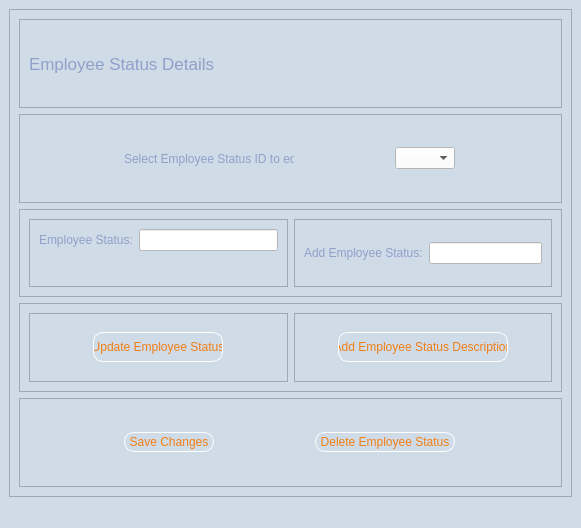
<?xml version="1.0" encoding="UTF-8"?>
<ui version="4.0">
 <class>EmployeeStatusDetails</class>
 <widget class="QMainWindow" name="EmployeeStatusDetails">
  <property name="geometry">
   <rect>
    <x>0</x>
    <y>0</y>
    <width>581</width>
    <height>528</height>
   </rect>
  </property>
  <property name="windowTitle">
   <string>Employee Status Details</string>
  </property>
  <property name="styleSheet">
   <string notr="true">background-color:#D0DBE8</string>
  </property>
  <widget class="QWidget" name="centralwidget">
   <layout class="QVBoxLayout" name="verticalLayout">
    <item>
     <widget class="QScrollArea" name="scrollArea">
      <property name="styleSheet">
       <string notr="true">QLineEdit{background-color:white;}


QLabel{color: #8FA0C9;}

QComboBox{background-color:white;}

QPushButton{border:1px solid white; border-radius:10px;}

</string>
      </property>
      <property name="widgetResizable">
       <bool>true</bool>
      </property>
      <widget class="QWidget" name="scrollAreaWidgetContents">
       <property name="geometry">
        <rect>
         <x>0</x>
         <y>0</y>
         <width>561</width>
         <height>467</height>
        </rect>
       </property>
       <layout class="QVBoxLayout" name="verticalLayout_2">
        <item>
         <widget class="QFrame" name="frame">
          <property name="styleSheet">
           <string notr="true">QLabel{color: #8FA0C9;}</string>
          </property>
          <property name="frameShape">
           <enum>QFrame::StyledPanel</enum>
          </property>
          <property name="frameShadow">
           <enum>QFrame::Raised</enum>
          </property>
          <layout class="QHBoxLayout" name="horizontalLayout">
           <item>
            <widget class="QLabel" name="label">
             <property name="font">
              <font>
               <pointsize>13</pointsize>
              </font>
             </property>
             <property name="styleSheet">
              <string notr="true">QLabel{color: #8FA0C9;}</string>
             </property>
             <property name="text">
              <string>Employee Status Details</string>
             </property>
            </widget>
           </item>
           <item>
            <widget class="QLabel" name="label_2">
             <property name="maximumSize">
              <size>
               <width>300</width>
               <height>100</height>
              </size>
             </property>
             <property name="text">
              <string/>
             </property>
             <property name="pixmap">
              <pixmap>../../Downloads/MicrosoftTeams-image.png</pixmap>
             </property>
             <property name="scaledContents">
              <bool>true</bool>
             </property>
            </widget>
           </item>
          </layout>
         </widget>
        </item>
        <item>
         <widget class="QFrame" name="frame_2">
          <property name="styleSheet">
           <string notr="true">QLabel{color: #8FA0C9;}

QComboBox{background-color: white;}
</string>
          </property>
          <property name="frameShape">
           <enum>QFrame::StyledPanel</enum>
          </property>
          <property name="frameShadow">
           <enum>QFrame::Raised</enum>
          </property>
          <layout class="QHBoxLayout" name="horizontalLayout_3">
           <item>
            <widget class="QLabel" name="label_3">
             <property name="maximumSize">
              <size>
               <width>170</width>
               <height>16777215</height>
              </size>
             </property>
             <property name="styleSheet">
              <string notr="true"/>
             </property>
             <property name="text">
              <string>Select Employee Status ID to edit:</string>
             </property>
            </widget>
           </item>
           <item>
            <widget class="QComboBox" name="comboBox_EmployeeStatusID">
             <property name="maximumSize">
              <size>
               <width>60</width>
               <height>16777215</height>
              </size>
             </property>
            </widget>
           </item>
          </layout>
         </widget>
        </item>
        <item>
         <widget class="QFrame" name="frame_3">
          <property name="styleSheet">
           <string notr="true">QLabel{color: #8FA0C9;}

QTextEdit{background-color: white;}
</string>
          </property>
          <property name="frameShape">
           <enum>QFrame::StyledPanel</enum>
          </property>
          <property name="frameShadow">
           <enum>QFrame::Raised</enum>
          </property>
          <layout class="QHBoxLayout" name="horizontalLayout_4">
           <item>
            <widget class="QFrame" name="frame_5">
             <property name="frameShape">
              <enum>QFrame::StyledPanel</enum>
             </property>
             <property name="frameShadow">
              <enum>QFrame::Raised</enum>
             </property>
             <layout class="QFormLayout" name="formLayout">
              <item row="0" column="0">
               <widget class="QLabel" name="label_4">
                <property name="text">
                 <string>Employee Status:</string>
                </property>
               </widget>
              </item>
              <item row="0" column="1">
               <widget class="QLineEdit" name="lineEdit">
                <property name="maxLength">
                 <number>3</number>
                </property>
               </widget>
              </item>
             </layout>
            </widget>
           </item>
           <item>
            <widget class="QFrame" name="frame_6">
             <property name="frameShape">
              <enum>QFrame::StyledPanel</enum>
             </property>
             <property name="frameShadow">
              <enum>QFrame::Raised</enum>
             </property>
             <layout class="QHBoxLayout" name="horizontalLayout_5">
              <item>
               <widget class="QLabel" name="label_5">
                <property name="text">
                 <string>Add Employee Status:</string>
                </property>
               </widget>
              </item>
              <item>
               <widget class="QLineEdit" name="lineEdit_2">
                <property name="maxLength">
                 <number>15</number>
                </property>
               </widget>
              </item>
             </layout>
            </widget>
           </item>
          </layout>
         </widget>
        </item>
        <item>
         <widget class="QFrame" name="frame_7">
          <property name="styleSheet">
           <string notr="true">QPushButton{color:#F27E14;}

QPushButton::hover{border: solid black; background-color:white;}</string>
          </property>
          <property name="frameShape">
           <enum>QFrame::StyledPanel</enum>
          </property>
          <property name="frameShadow">
           <enum>QFrame::Raised</enum>
          </property>
          <layout class="QHBoxLayout" name="horizontalLayout_6">
           <item>
            <widget class="QFrame" name="frame_8">
             <property name="frameShape">
              <enum>QFrame::StyledPanel</enum>
             </property>
             <property name="frameShadow">
              <enum>QFrame::Raised</enum>
             </property>
             <layout class="QHBoxLayout" name="horizontalLayout_7">
              <item>
               <widget class="QPushButton" name="pushButton_3">
                <property name="minimumSize">
                 <size>
                  <width>0</width>
                  <height>30</height>
                 </size>
                </property>
                <property name="maximumSize">
                 <size>
                  <width>130</width>
                  <height>16777215</height>
                 </size>
                </property>
                <property name="text">
                 <string>Update Employee Status</string>
                </property>
               </widget>
              </item>
             </layout>
            </widget>
           </item>
           <item>
            <widget class="QFrame" name="frame_9">
             <property name="frameShape">
              <enum>QFrame::StyledPanel</enum>
             </property>
             <property name="frameShadow">
              <enum>QFrame::Raised</enum>
             </property>
             <layout class="QHBoxLayout" name="horizontalLayout_8">
              <item>
               <widget class="QPushButton" name="pushButton_4">
                <property name="minimumSize">
                 <size>
                  <width>0</width>
                  <height>30</height>
                 </size>
                </property>
                <property name="maximumSize">
                 <size>
                  <width>170</width>
                  <height>16777215</height>
                 </size>
                </property>
                <property name="text">
                 <string>Add Employee Status Description</string>
                </property>
               </widget>
              </item>
             </layout>
            </widget>
           </item>
          </layout>
         </widget>
        </item>
        <item>
         <widget class="QFrame" name="frame_4">
          <property name="styleSheet">
           <string notr="true">QPushButton{color:#F27E14;}

QPushButton::hover{border: solid black; background-color:white;}</string>
          </property>
          <property name="frameShape">
           <enum>QFrame::StyledPanel</enum>
          </property>
          <property name="frameShadow">
           <enum>QFrame::Raised</enum>
          </property>
          <layout class="QHBoxLayout" name="horizontalLayout_2">
           <item>
            <widget class="QPushButton" name="pushButton">
             <property name="minimumSize">
              <size>
               <width>0</width>
               <height>20</height>
              </size>
             </property>
             <property name="maximumSize">
              <size>
               <width>90</width>
               <height>16777215</height>
              </size>
             </property>
             <property name="text">
              <string>Save Changes</string>
             </property>
            </widget>
           </item>
           <item>
            <widget class="QPushButton" name="pushButton_2">
             <property name="minimumSize">
              <size>
               <width>0</width>
               <height>20</height>
              </size>
             </property>
             <property name="maximumSize">
              <size>
               <width>140</width>
               <height>16777215</height>
              </size>
             </property>
             <property name="text">
              <string>Delete Employee Status</string>
             </property>
            </widget>
           </item>
          </layout>
         </widget>
        </item>
       </layout>
      </widget>
     </widget>
    </item>
   </layout>
  </widget>
  <widget class="QMenuBar" name="menubar">
   <property name="geometry">
    <rect>
     <x>0</x>
     <y>0</y>
     <width>581</width>
     <height>21</height>
    </rect>
   </property>
  </widget>
  <widget class="QStatusBar" name="statusbar"/>
 </widget>
 <resources/>
 <connections/>
</ui>
